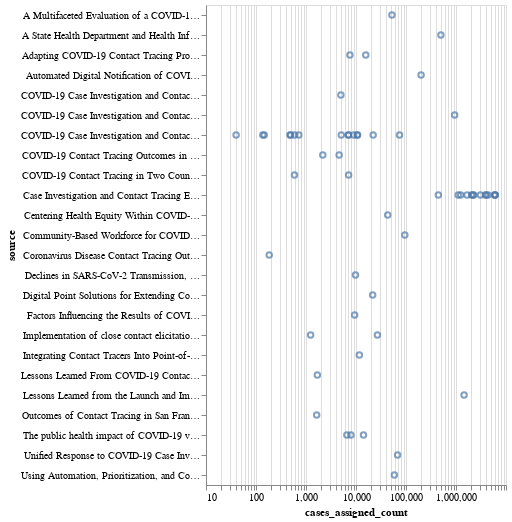

Here is the notebook cell this chart was saved with:
### Code cell
alt.Chart(df).mark_point().encode(
    alt.X("cases_assigned_count:Q",  scale=alt.Scale(type='log')),
    alt.Y("source:N")
)
